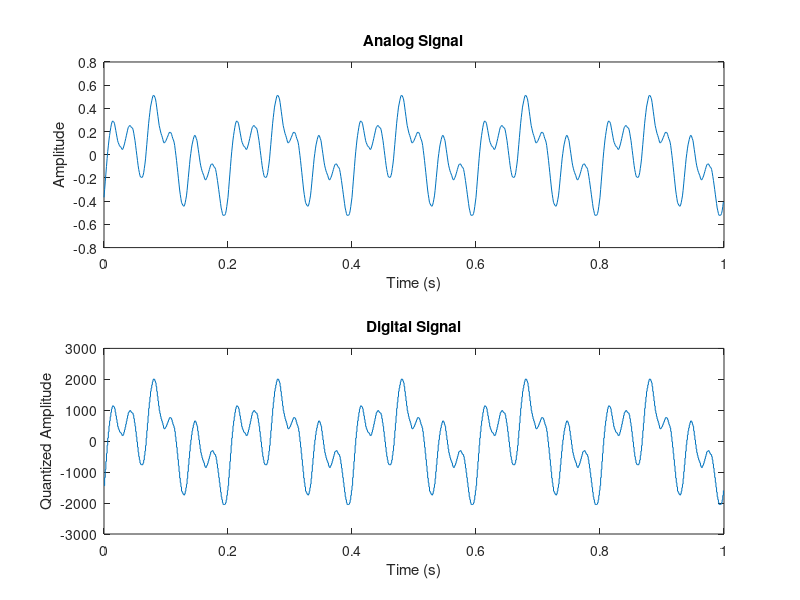

Write the MATLAB code that produced this figure.
% Parameters
Fs = 1000; % Sampling frequency in Hz
T = 1; % Duration in seconds
frequencies = [5, 15, 30]; % Frequencies of the triangle waves in Hz
phases = [0, 30, 45, 90, 120]; % Phase angles in degrees
A = 1; % Amplitude of the analog signal
nBits = 12; % Number of bits for quantization (12-bit ADC)
outputFile = 'digital_signal.hex'; % Output file name

% Generate the analog signal (sum of multiple triangle waves with different phases)
t = 0:1/Fs:T-(1/Fs); % Time vector
analogSignal = zeros(size(t));
for i = 1:length(frequencies)
    for j = 1:length(phases)
        % Convert phase to radians
        phaseRad = deg2rad(phases(j));
        analogSignal = analogSignal + A * sawtooth(2 * pi * frequencies(i) * t + phaseRad, 0.5); % 0.5 makes it a triangle wave
    end
end
analogSignal = analogSignal / (length(frequencies) * length(phases)); % Normalize the amplitude

% Quantization
maxVal = 2^(nBits-1) - 1; % Maximum positive value for a signed 12-bit number
minVal = -2^(nBits-1); % Minimum negative value for a signed 12-bit number
digitalSignal = round((analogSignal / max(abs(analogSignal))) * maxVal); % Normalize and quantize the signal

% Clip the values to the range of the ADC
digitalSignal(digitalSignal > maxVal) = maxVal;
digitalSignal(digitalSignal < minVal) = minVal;

% Convert to hexadecimal
hexSignal = dec2hex(digitalSignal + 2^(nBits-1), 3); % Adjust to unsigned and convert to hex, 3 digits for 12-bit

% Save the hexadecimal values to a file
fid = fopen(outputFile, 'w');
for i = 1:length(hexSignal)
    fprintf(fid, '%s\n', hexSignal(i, :));
end
fclose(fid);

disp(['Digital signal saved to ', outputFile]);

% Plotting the signals
figure;
subplot(2, 1, 1);
plot(t, analogSignal);
title('Analog Signal');
xlabel('Time (s)');
ylabel('Amplitude');

subplot(2, 1, 2);
stairs(t, digitalSignal);
title('Digital Signal');
xlabel('Time (s)');
ylabel('Quantized Amplitude');

% Optional: Display the hex values in the command window
disp('Hexadecimal values:');
disp(hexSignal);
